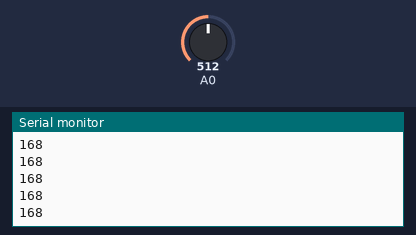
Bench run of a sketch on a simulated Arduino Uno, built with avr-gcc and run on an emulated ATmega328P. Shown: the last lines printed to the serial monitor. Inputs (shaded band) come from the test bench; at power-on: A0 = 512.

Above: at 1.2 s.
1.3 s: A0 set to 716
At 1.51 s:
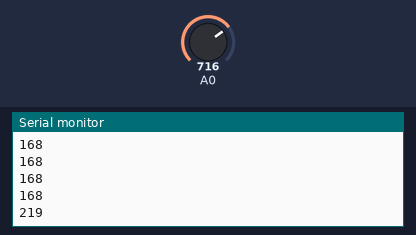
2.8 s: A0 set to 900
At 3.07 s:
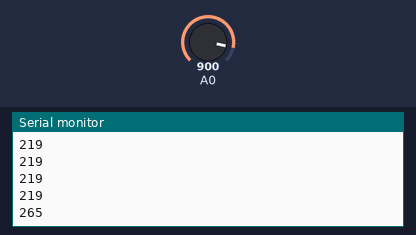
Timing chart, 0 to 5.8 s (numbered marks = the images above; inputs shaded):
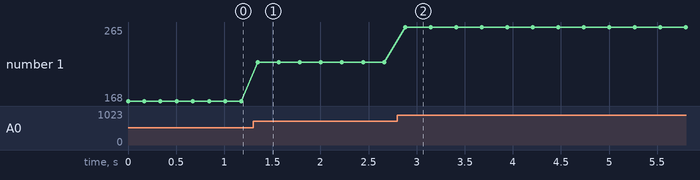

The sketch:

potentiometerRead.ino
```cpp
int sensorValue;

void setup() {
  // put your setup code here, to run once:
  Serial.begin(9600);
}

void loop() {
  // put your main code here, to run repeatedly:
  sensorValue = analogRead( A0 );
  Serial.println( sensorValue/4 + 40);
  delay( sensorValue/4 + 40);
}
```

Measured:
- after the input at 1.3 s, the serial monitor: prints a new line after 0.05 s (image 1)
- after the input at 2.8 s, the serial monitor: prints a new line after 0.08 s (image 2)
- plotted number 1: 168 → 219 after the input at 1.3 s, 219 → 265 after the input at 2.8 s
